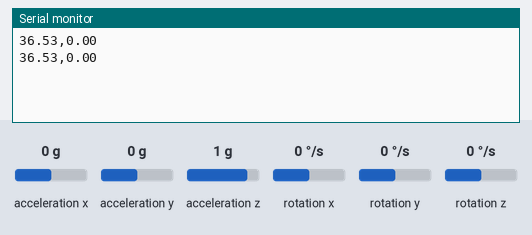
This sketch was run on a simulated Arduino Uno, built with avr-gcc and run on an emulated ATmega328P. On the bench: the last lines printed to the serial monitor. Wiring (inferred from the names in the program): MPU-6050 motion sensor at I2C address 0x68. The inputs (shaded band) are chosen by the test bench; at power-on: acceleration x 0 g, acceleration y 0 g, acceleration z 1 g, rotation x 0 °/s, rotation y 0 °/s, rotation z 0 °/s.

Above: at 1.8 s.
1.9 s: acceleration x set to -1.4 g
At 2.8 s:
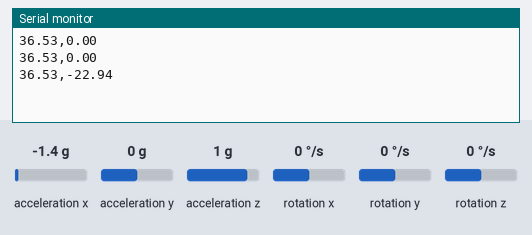
3.4 s: acceleration y set to -1.4 g
At 4.5 s:
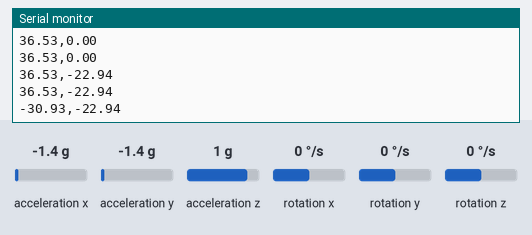
4.9 s: acceleration x set to -0.8 g
At 5.4 s:
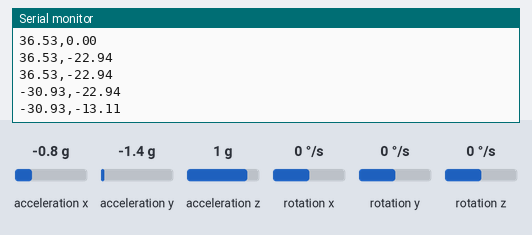
Timing chart, 0 to 7.9 s (numbered marks = the images above; inputs shaded):
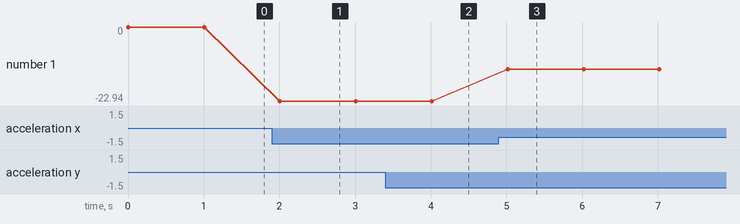

Measured:
- after the input at 1.9 s, the serial monitor: prints a new line after 0.11 s (image 1)
- after the input at 3.4 s, the serial monitor: prints a new line after 0.61 s (image 2)
- after the input at 4.9 s, the serial monitor: prints a new line after 0.12 s (image 3)
- plotted number 1: 0 → -22.94 after the input at 1.9 s, -22.94 → -13.11 after the input at 4.9 s

The sketch:

Temp_and_Velocity.ino
```cpp
#include "Wire.h" // This library allows you to communicate with I2C devices.
const int MPU_ADDR = 0x68; // I2C address of the MPU-6050. If AD0 pin is set to HIGH, the I2C address will be 0x69.

int16_t accelerometer_x, accelerometer_y, accelerometer_z; // variables for accelerometer raw data
int16_t temperature; // variables for temperature data
char tmp_str[7]; // temporary variable used in convert function
char* convert_int16_to_str(int16_t i) { // converts int16 to string. Moreover, resulting strings will have the same length in the debug monitor.
  sprintf(tmp_str, "%6d", i);
  return tmp_str;
}
void setup() {
  Serial.begin(19200);
  Wire.begin();
  Wire.beginTransmission(MPU_ADDR); // Begins a transmission to the I2C slave (GY-521 board)
  Wire.write(0x6B); // PWR_MGMT_1 register
  Wire.write(0); // set to zero (wakes up the MPU-6050)
  Wire.endTransmission(true);
}
void loop() {
  Wire.beginTransmission(MPU_ADDR);
  Wire.write(0x3B); // starting with register 0x3B (ACCEL_XOUT_H) [MPU-6000 and MPU-6050 Register Map and Descriptions Revision 4.2, p.40]
  Wire.endTransmission(false); // the parameter indicates that the Arduino will send a restart. As a result, the connection is kept active.
  Wire.requestFrom(MPU_ADDR, 7 * 2, true); // request a total of 7*2=14 registers

  accelerometer_x = Wire.read() << 8 | Wire.read(); // reading registers: 0x3B (ACCEL_XOUT_H) and 0x3C (ACCEL_XOUT_L)
 // accelerometer_y = Wire.read() << 8 | Wire.read(); // reading registers: 0x3D (ACCEL_YOUT_H) and 0x3E (ACCEL_YOUT_L)
  //accelerometer_z = Wire.read() << 8 | Wire.read(); // reading registers: 0x3F (ACCEL_ZOUT_H) and 0x40 (ACCEL_ZOUT_L)

  // "Wire.read()<<8 | Wire.read();" means two registers are read and stored in the same variable
  temperature = Wire.read() << 8 | Wire.read(); // reading registers: 0x41 (TEMP_OUT_H) and 0x42 (TEMP_OUT_L)


  Serial.print((float)temperature / 340 + 36.53);
  Serial.print(",");
  Serial.println((float)accelerometer_x / 1000);
  //Serial.print(convert_int16_to_str(sqrt((accelerometer_x * accelerometer_x)+(accelerometer_y * accelerometer_y))));
  //Serial.print(convert_int16_to_str(accelerometer_x));


  Serial.println();

  // delay
  delay(1000);
}
```
